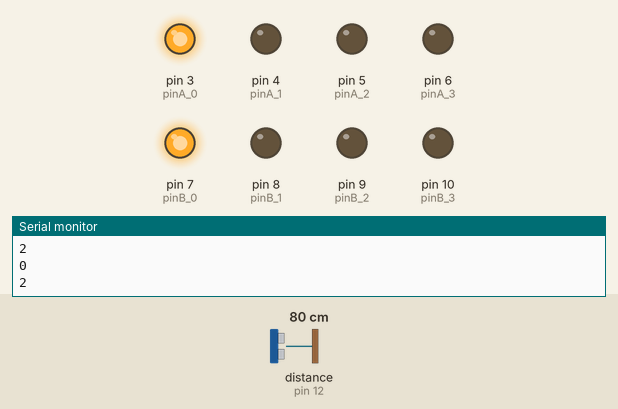
Recording of a sketch running on a simulated Arduino Uno, built with avr-gcc and run on an emulated ATmega328P. On the bench: output pins drawn as LEDs (lit = HIGH), the last lines printed to the serial monitor. Wiring (inferred from the names in the program): ultrasonic range finder: trigger pin 11; echo pin 12. The inputs (shaded band) are chosen by the test bench; at power-on: distance to the obstacle (sensor on pin 12) 80 cm. The echo pulse lasts 58.3 µs per cm; random numbers use the default seed unless the sketch sets one; pins used as bus, display or sensor lines are not drawn.

Above: at 1.2 s.
1.3 s: distance to the obstacle (sensor on pin 12) set to 23 cm
At 4.2 s:
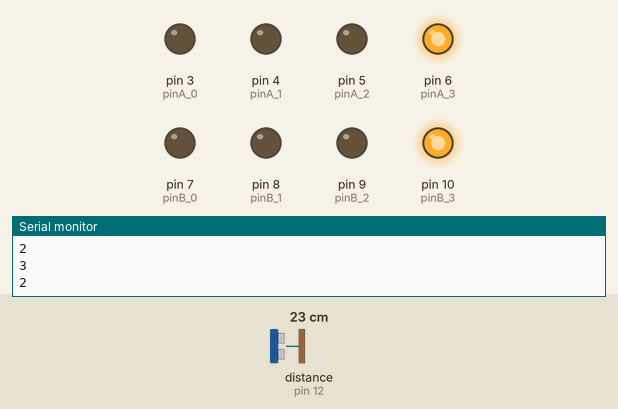
4.3 s: distance to the obstacle (sensor on pin 12) set to 19 cm
At 6.7 s:
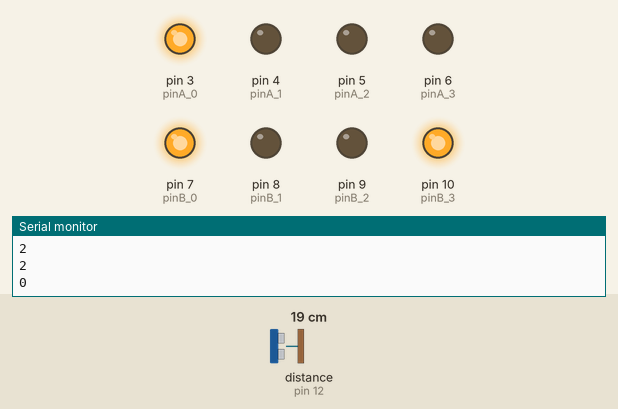
Timing chart, 0 to 13.8 s (numbered marks = the images above; inputs shaded):
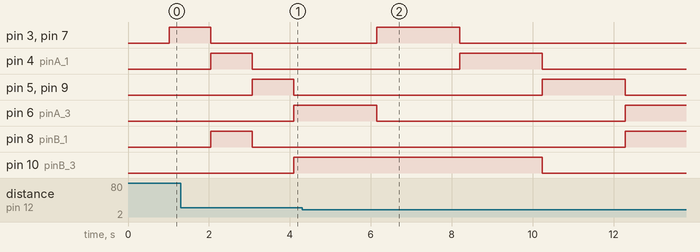

Measured:
- the behaviour switches between 21 and 20 cm on distance to the obstacle (sensor on pin 12) (found by bisection; images 1 and 2)

The sketch:

robot.ino
```cpp
#include "const.h"
#define T_PRESCALE_MOTEUR 500
long time_prescaler_moteur;
long time_autonome;
/*
** partie interpretation de commandes
*/
char inData[80];  // buffer de saisie de message
byte index = 0;

void setup()
{
  Serial.begin(9600);  // port serie a vitesse 9600
  //
  // attachement d'interruption
  time_prescaler_moteur = 0;
  time_autonome = 0;
  //
  // setup moteur
  //
  setup_moteurs();
  //
  // setup distance
  //
  setup_distance();
  //
  // setup mode autonome
  //
  setup_autonome();
  //
  // programmation du compteur timer0
  //
  OCR0A = 0xAF;
  TIMSK0 |= _BV(OCIE0A);
}

/*
** routine d'interruption toutes les millisecondes
*/
SIGNAL(TIMER0_COMPA_vect)
{
  // mode autonome
  time_autonome++;
  if (time_autonome==100)
  {
    // le controle du mode autonome a lieu toutes
    // les 100 milliseconde et precede le
    // controle des moteurs afin que si une
    // décision est prise par le mode autonome elle
    // soit immediatement prise en compte
    autonome();
    time_autonome=0;
  }
  // controle des moteur
  time_prescaler_moteur++;
  if (time_prescaler_moteur==T_PRESCALE_MOTEUR)
  {
    controle_moteur(); // controle moteur pas a pas
    time_prescaler_moteur = 0; // RAZ prescaler moteur
  }
}
/*
** boucle principale
*/
void loop()
{
  /*
  ** lecture periodique de la distance
  */
  read_dist();
  /*
  ** traitement des entrees clavier
  */
  while(Serial.available() > 0)
  {
    char aChar = Serial.read();
    if(aChar == '\n')
    {
      inData[index] = '\0'; // Keep the string NULL terminated
      // End of record detected. Time to parse
      parse_command(inData);
      index = 0;
      inData[index] = NULL;
    }
    else
    {
      inData[index] = aChar;
      index++;
    }
  }
}


void parse_command(char *inData)
{
// analyse la chaine de caracteres de la forme commande(par,par,par)
char *comm;
char *arg;
char *sarg[10];
char *saveptr;
char *saveptr2;
char *str = inData;
int  index = 0;

  // extraction de la commande
  comm = strtok_r(str,"()",&saveptr);
  arg = strtok_r(NULL,"()",&saveptr);
  for (str=arg;;str=NULL)
  {
    sarg[index] = strtok_r(str,",",&saveptr2);
    if (sarg[index]==NULL) break;
    index++;
  }
  // analyse des commandes
  if ((strcmp(comm,"moteur?")==0) || (strcmp(comm,"m?")==0))
  {
    // controle moteurs
    report_moteur();
  }
  if ((strcmp(comm,"moteur")==0)| (strcmp(comm,"m")==0))
  {
    // controle moteurs
    set_moteur(sarg[0],sarg[1]);
  }

  if ((strcmp(comm,"tourne")==0) | (strcmp(comm,"t")==0))
  {
    // controle moteurs
    rot_moteur(sarg[0],sarg[1]);
  }
  if ((strcmp(comm,"dist?")==0) | (strcmp(comm,"d?")==0))
  {
    // controle moteurs
    disp_dist();
  }
  if ((strcmp(comm,"auto")==0) | (strcmp(comm,"a")==0))
  {
    // controle moteurs
    set_auto(sarg[0]);
  }
}
```

autonome.ino
```cpp
int auto_etat;
void setup_autonome()
{
  auto_etat = AUTO_NORM;
}

void set_auto(char *mode)
{
  if ((strcmp(mode,"ON")==0) || (strcmp(mode,"on")==0))
    auto_etat = AUTO_NORM;
  if ((strcmp(mode,"OFF")==0) || (strcmp(mode,"off")==0))
    auto_etat = AUTO_DISABLE;
}
void autonome()
{
int  dist;
int dir;

  //Serial.print("----------------");
  //Serial.println(auto_etat);
  switch (auto_etat)
  {
    case AUTO_ROTATE:
      if (get_mstate() != HALT) return;
      // rotation terminer, retour etat normal
      auto_etat = AUTO_NORM;
      // attention pas de break, on peut passer
      // directement a l'etat NORMAL
    case AUTO_NORM:
      dist = get_dist();
      reset_dist();
      //Serial.print("===========");
      //Serial.println(dist);
      if (dist==0) break; // pas d'info de distance dispo
      if (dist<20)
      {
        // distance inférieur a 20 cm
        // rotation aléataoire
        dir=random(-100,100);
        if (dir<0) {set_rotate(RIGHT,-dir);auto_etat=AUTO_ROTATE;}
        if (dir>0) {set_rotate(LEFT,dir);;auto_etat=AUTO_ROTATE;}
        // si dir= 0 , on attend le prochain coup
        break; // sortie du switch
      }
      if (dist<100)
      {
        // a moins de 1 metre on passe a vitesse reduite
        set_speed(FORWARD,HALF);
        break;
      }
      // pas d'obstacle a moins d'un metre, full speed
      set_speed(FORWARD,FULL);
      break;
    case AUTO_DISABLE:
      // ne fait rien :)
      break;
  }
}
```

const.h
```cpp
/*
** pinning arduino
*/
// moteur
#define pinA_0 3
#define pinA_1 4
#define pinA_2 5
#define pinA_3 6
#define pinB_0 7
#define pinB_1 8
#define pinB_2 9
#define pinB_3 10
// capteur distance
#define dist_trigger 11
#define dist_reader 12
/*
** controle moteur
*/
// etats
#define HALT     1
#define HALTING  2
#define ROTATE   3
#define DRIVE    4
#define HALT_INV 5
// allure
#define FULL    1
#define HALF    2
#define QUARTER 3
// sens
#define FORWARD  1
#define BACKWARD 2
// rotation
#define RIGHT    1
#define LEFT     2
/*
** mode autonome
*/
#define AUTO_NORM    1
#define AUTO_ROTATE  2
#define AUTO_DISABLE 3
```

distance.ino
```cpp
int cur_dist;
void setup_distance()
{
  cur_dist = 0; // distance inconnue
  pinMode(dist_trigger,OUTPUT);pinMode(dist_reader,INPUT);
}

int read_dist()
{
  /*
  ** lecture periodique de la distance
  */
  digitalWrite(dist_trigger, HIGH);
  delayMicroseconds(10);
  digitalWrite(dist_trigger, LOW);
  // retourne la distance convertie en cm
  cur_dist= pulseIn(dist_reader, HIGH)/58;
  //Serial.println(cur_dist);
  return (cur_dist);
}

int get_dist()
{
  return cur_dist;
}

void reset_dist()
{
  cur_dist = 0;
}

void disp_dist()
{
  Serial.print("Distance = ");
  Serial.println(cur_dist);
}
```

moteurs.ino
```cpp
#include "const.h"
int step_a;    // position moteur A
int step_b;    // position moteur B
int m_etat;    // etat des moteurs (HALT,HALTING,ROTATE,...)
int m_sens;    // AVANT ARRIERE
int m_sens_a;  // sens moteur A
int m_sens_b;  // sens moteur B
int m_allure;  // allure des moteur (FULL,HALF,QUARTER)
int m_scaler;  // scaling moteur (FULL=1, HALF=2,...)
int m_tick  ;  // ticker moteur
int h_step  ;  // compteur utilise pour les arret
int r_step  ;  // compteur utiliser pour les rotation

void setup_moteurs()
{
  m_tick = 0;
  m_etat = HALT;
  step_a = 0; step_b = 0;
  // assignation des pins de controle moteur
  pinMode(pinA_0,OUTPUT);pinMode(pinA_1,OUTPUT);
  pinMode(pinA_2,OUTPUT);pinMode(pinA_3,OUTPUT);
  pinMode(pinB_0,OUTPUT);pinMode(pinB_1,OUTPUT);
  pinMode(pinB_2,OUTPUT);pinMode(pinB_3,OUTPUT);
  shut_down();
}

void shut_down()
{
  digitalWrite(pinA_0,0);digitalWrite(pinA_1,0);
  digitalWrite(pinA_2,0);digitalWrite(pinA_3,0);
  digitalWrite(pinB_0,0);digitalWrite(pinB_1,0);
  digitalWrite(pinB_2,0);digitalWrite(pinB_3,0);
}

int get_mstate()
{
  return m_etat;
}

void set_speed(int sens,int allure)
{
  //Serial.print(sens); Serial.print( " ");Serial.println(allure);

  switch (allure)
  {
    case FULL:    m_scaler=1; break;
    case HALF:    m_scaler=2; break;
    case QUARTER: m_scaler=4; break;
  }
  Serial.println(m_scaler);
  m_allure = allure;
  if (sens != m_sens)
  {
    h_step = 10;
    m_etat = HALT_INV;
  }
  else m_etat = DRIVE;
  m_sens = sens;
  m_sens_a = sens; m_sens_b = sens;

}

void set_rotate(int dir,int pas)
{
  r_step = pas;
  m_scaler = 4;
  if (dir=LEFT)
  {
    m_sens_a = FORWARD; m_sens_b = BACKWARD;
  }
  else
  {
    m_sens_b = FORWARD; m_sens_a = BACKWARD;
  }
  m_etat = ROTATE;
}
void controle_moteur()
{
  m_tick++;
  switch (m_etat)
  {
    case HALT:
      // les moteurs sont a l'arret ne rien faire
      shut_down();
      break;
    case HALTING:
      // tempo imposée avant de passer dans l'etat HALT
      h_step--;
      // si la tempo est echue on passe en etat HALT
      if (h_step <= 0) m_etat=HALT;
      break;
    case ROTATE:
      // rotation de n step en cours
      // actionne les moteur en fonction de l'allure
      if (m_tick>=m_scaler)
      {
        mota_step(); motb_step();
        m_tick = 0;
        // decrement le compteur de steps
        r_step--;
        if (r_step <= 0)
        {
          h_step = 10;
          m_etat=HALTING;
        }
      }
      break;
    case DRIVE:
      // fonctionnement normal
      if (m_tick>=m_scaler)
      {
        mota_step(); motb_step();
        m_tick = 0;
      }
      break;
    case HALT_INV:
      // tempo imposée avant changement de sens
      h_step--;
      // si la tempo est echue on passe en etat DRIVE
      if (h_step <= 0)
      {
        shut_down();
        m_etat=DRIVE;
      }
      break;
  }
}

void mota_step()
{
  Serial.println(step_a);
  switch (step_a)
  {
    case 0:
      if (m_sens_a == FORWARD)
      {
        digitalWrite(pinA_3,0);
        digitalWrite(pinA_0,1);
        step_a = 1;
      }
      else
      {
        digitalWrite(pinA_1,0);
        digitalWrite(pinA_0,1);
        step_a = 3;
      }
      break;
    case 1:
      if (m_sens_a == FORWARD)
      {
        digitalWrite(pinA_0,0);
        digitalWrite(pinA_1,1);
        step_a = 2;
      }
      else
      {
        digitalWrite(pinA_2,0);
        digitalWrite(pinA_1,1);
        step_a = 0;
      }
      break;
    case 2:
      if (m_sens_a == FORWARD)
      {
        digitalWrite(pinA_1,0);
        digitalWrite(pinA_2,1);
        step_a = 3;
      }
      else
      {
        digitalWrite(pinA_3,0);
        digitalWrite(pinA_2,1);
        step_a = 1;
      }
      break;
    case 3:
      if (m_sens_a == FORWARD)
      {
        digitalWrite(pinA_2,0);
        digitalWrite(pinA_3,1);
        step_a = 0;
      }
      else
      {
        digitalWrite(pinA_0,0);
        digitalWrite(pinA_3,1);
        step_a = 2;
      }
      break;
  }
}

void motb_step()
{
  switch (step_b)
  {
    case 0:
      if (m_sens_b == FORWARD)
      {
        digitalWrite(pinB_3,0);
        digitalWrite(pinB_0,1);
        step_b = 1;
      }
      else
      {
        digitalWrite(pinB_1,0);
        digitalWrite(pinB_0,1);
        step_b = 3;
      }
      break;
    case 1:
      if (m_sens_b == FORWARD)
      {
        digitalWrite(pinB_0,0);
        digitalWrite(pinB_1,1);
        step_b = 2;
      }
      else
      {
        digitalWrite(pinB_2,0);
        digitalWrite(pinB_1,1);
        step_b = 0;
      }
      break;
    case 2:
      if (m_sens_b == FORWARD)
      {
        digitalWrite(pinB_1,0);
        digitalWrite(pinB_2,1);
        step_b = 3;
      }
      else
      {
        digitalWrite(pinB_3,0);
        digitalWrite(pinB_2,1);
        step_b = 1;
      }
      break;
    case 3:
      if (m_sens_b == FORWARD)
      {
        digitalWrite(pinB_2,0);
        digitalWrite(pinB_3,1);
        step_b = 0;
      }
      else
      {
        digitalWrite(pinB_0,0);
        digitalWrite(pinB_3,1);
        step_b = 2;
      }
      break;
  }
}

void report_moteur()
{
String res;
  res = "Etat courant :";
  switch (m_etat)
  {
    case HALT:  res +="HALT "; break;
    case HALTING:  res +="HALTING "; break;
    case ROTATE:  res +="ROTATING "; break;
    case DRIVE:  res +="DRIVE "; break;
    case HALT_INV: res+="INVERTING "; break;
  }
  Serial.println(res);
  if (m_etat == DRIVE)
  {
    switch (m_allure)
    {
      case FULL:     res= "FULL "; break;
      case HALF:     res= "FULL "; break;
      case QUARTER:  res= "QUARTER "; break;
    }
    if (m_sens==FORWARD)
      res += "FORWARD ";
    else
      res += "BACKWARD ";
    Serial.println(res);
  }
}
void set_moteur(char *sens, char *allure)
{
int vsens;
int vallure;
  //Serial.print(sens); Serial.print( " ");Serial.println(allure);
  if (strcmp(sens,"HALT")==0)
  {
    h_step = 10;
    m_etat = HALTING;
    return;
  }
  vsens=-1; vallure=-1;
  if (strcmp(sens,"FORWARD")==0)    vsens=FORWARD;
  if (strcmp(sens,"F")==0)          vsens=FORWARD;
  if (strcmp(sens,"BACKWARD")==0)   vsens=BACKWARD;
  if (strcmp(sens,"B")==0)          vsens=BACKWARD;
  if (strcmp(allure,"FULL")==0)     vallure=FULL;
  if (strcmp(allure,"F")==0)        vallure=FULL;
  if (strcmp(allure,"HALF")==0)     vallure=HALF;
  if (strcmp(allure,"H")==0)        vallure=HALF;
  if (strcmp(allure,"QUARTER")==0)  vallure=QUARTER;
  if (strcmp(allure,"Q")==0)        vallure=QUARTER;
  //Serial.print(vsens); Serial.print( " ");Serial.println(vallure);

  if ((vsens != -1) && (vallure !=-1)) set_speed(vsens,vallure);
}
void rot_moteur(char *sens, char *pas)
{
int vpas;

  vpas = 0;
  vpas = atoi(pas);
  // test des erreurs de conversion
  if (vpas == 0) return;
  if ((strcmp(sens,"D")==0) || (strcmp(sens,"R")==0))
  {
    r_step = vpas;
    m_scaler = 4;
    m_sens_a = FORWARD; m_sens_b = BACKWARD;
    m_etat = ROTATE;
  }
  if ((strcmp(sens,"G")==0) || (strcmp(sens,"L")==0))
  {
    r_step = vpas;
    m_scaler = 4;
    m_sens_b = FORWARD; m_sens_a = BACKWARD;
    m_etat = ROTATE;
  }
}
```
